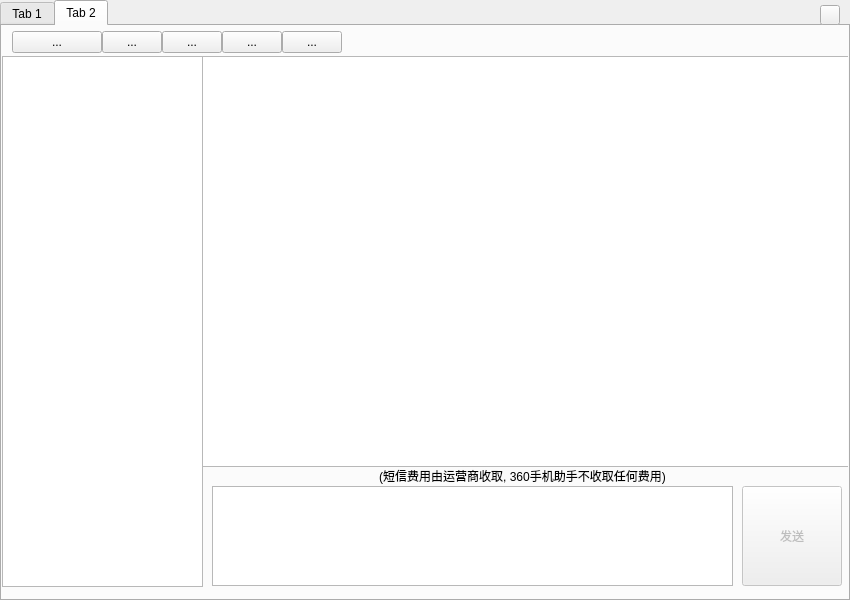
<?xml version="1.0" encoding="UTF-8"?>
<ui version="4.0">
 <class>AddressBookDialog</class>
 <widget class="QDialog" name="AddressBookDialog">
  <property name="geometry">
   <rect>
    <x>0</x>
    <y>0</y>
    <width>850</width>
    <height>600</height>
   </rect>
  </property>
  <property name="windowTitle">
   <string>Dialog</string>
  </property>
  <widget class="QWidget" name="main" native="true">
   <property name="geometry">
    <rect>
     <x>0</x>
     <y>0</y>
     <width>850</width>
     <height>600</height>
    </rect>
   </property>
   <widget class="QTabWidget" name="tabWidget">
    <property name="geometry">
     <rect>
      <x>0</x>
      <y>0</y>
      <width>850</width>
      <height>601</height>
     </rect>
    </property>
    <property name="currentIndex">
     <number>1</number>
    </property>
    <widget class="QWidget" name="tab">
     <attribute name="title">
      <string>Tab 1</string>
     </attribute>
     <widget class="QWidget" name="tools" native="true">
      <property name="geometry">
       <rect>
        <x>0</x>
        <y>0</y>
        <width>850</width>
        <height>30</height>
       </rect>
      </property>
      <widget class="QToolButton" name="tbXinjian1">
       <property name="geometry">
        <rect>
         <x>10</x>
         <y>5</y>
         <width>90</width>
         <height>22</height>
        </rect>
       </property>
       <property name="text">
        <string>...</string>
       </property>
      </widget>
      <widget class="QToolButton" name="tbDaoruDaoChu1">
       <property name="geometry">
        <rect>
         <x>100</x>
         <y>5</y>
         <width>90</width>
         <height>22</height>
        </rect>
       </property>
       <property name="text">
        <string>...</string>
       </property>
      </widget>
      <widget class="QToolButton" name="tbShanchu1">
       <property name="geometry">
        <rect>
         <x>190</x>
         <y>5</y>
         <width>60</width>
         <height>22</height>
        </rect>
       </property>
       <property name="text">
        <string>...</string>
       </property>
      </widget>
      <widget class="QToolButton" name="tbShaxin1">
       <property name="geometry">
        <rect>
         <x>250</x>
         <y>5</y>
         <width>60</width>
         <height>22</height>
        </rect>
       </property>
       <property name="text">
        <string>...</string>
       </property>
      </widget>
      <widget class="QWidget" name="widget_2" native="true">
       <property name="geometry">
        <rect>
         <x>660</x>
         <y>5</y>
         <width>161</width>
         <height>20</height>
        </rect>
       </property>
      </widget>
     </widget>
     <widget class="QTreeWidget" name="treeWidget">
      <property name="geometry">
       <rect>
        <x>0</x>
        <y>30</y>
        <width>200</width>
        <height>541</height>
       </rect>
      </property>
      <column>
       <property name="text">
        <string notr="true">1</string>
       </property>
      </column>
     </widget>
     <widget class="QWidget" name="widget_3" native="true">
      <property name="geometry">
       <rect>
        <x>200</x>
        <y>30</y>
        <width>650</width>
        <height>540</height>
       </rect>
      </property>
      <widget class="QListWidget" name="lianxirensmsListWidget">
       <property name="geometry">
        <rect>
         <x>0</x>
         <y>0</y>
         <width>361</width>
         <height>541</height>
        </rect>
       </property>
      </widget>
      <widget class="QWidget" name="widget_7" native="true">
       <property name="geometry">
        <rect>
         <x>360</x>
         <y>0</y>
         <width>281</width>
         <height>541</height>
        </rect>
       </property>
       <widget class="QWidget" name="cardIcon" native="true">
        <property name="geometry">
         <rect>
          <x>20</x>
          <y>20</y>
          <width>70</width>
          <height>70</height>
         </rect>
        </property>
       </widget>
       <widget class="QLabel" name="label">
        <property name="geometry">
         <rect>
          <x>110</x>
          <y>20</y>
          <width>41</width>
          <height>16</height>
         </rect>
        </property>
        <property name="text">
         <string>姓名:</string>
        </property>
       </widget>
       <widget class="QLabel" name="label_2">
        <property name="geometry">
         <rect>
          <x>110</x>
          <y>45</y>
          <width>41</width>
          <height>16</height>
         </rect>
        </property>
        <property name="text">
         <string>账号:</string>
        </property>
       </widget>
       <widget class="QLabel" name="label_3">
        <property name="geometry">
         <rect>
          <x>110</x>
          <y>70</y>
          <width>41</width>
          <height>16</height>
         </rect>
        </property>
        <property name="text">
         <string>分组:</string>
        </property>
       </widget>
       <widget class="QLabel" name="lbName">
        <property name="geometry">
         <rect>
          <x>150</x>
          <y>20</y>
          <width>111</width>
          <height>16</height>
         </rect>
        </property>
        <property name="text">
         <string/>
        </property>
       </widget>
       <widget class="QLabel" name="lbUserName">
        <property name="geometry">
         <rect>
          <x>150</x>
          <y>45</y>
          <width>101</width>
          <height>16</height>
         </rect>
        </property>
        <property name="text">
         <string/>
        </property>
       </widget>
       <widget class="QLabel" name="lbGroup">
        <property name="geometry">
         <rect>
          <x>150</x>
          <y>70</y>
          <width>81</width>
          <height>16</height>
         </rect>
        </property>
        <property name="text">
         <string/>
        </property>
       </widget>
       <widget class="QToolButton" name="tbCard">
        <property name="geometry">
         <rect>
          <x>120</x>
          <y>100</y>
          <width>90</width>
          <height>22</height>
         </rect>
        </property>
        <property name="text">
         <string>...</string>
        </property>
       </widget>
       <widget class="QToolButton" name="tbEdit">
        <property name="geometry">
         <rect>
          <x>210</x>
          <y>100</y>
          <width>60</width>
          <height>22</height>
         </rect>
        </property>
        <property name="text">
         <string>...</string>
        </property>
       </widget>
       <widget class="QLabel" name="label_7">
        <property name="geometry">
         <rect>
          <x>20</x>
          <y>150</y>
          <width>61</width>
          <height>16</height>
         </rect>
        </property>
        <property name="text">
         <string>手机号码:</string>
        </property>
       </widget>
       <widget class="QLabel" name="lbPhone">
        <property name="geometry">
         <rect>
          <x>90</x>
          <y>150</y>
          <width>131</width>
          <height>16</height>
         </rect>
        </property>
        <property name="text">
         <string/>
        </property>
       </widget>
       <widget class="QPushButton" name="pbSms">
        <property name="geometry">
         <rect>
          <x>240</x>
          <y>140</y>
          <width>30</width>
          <height>30</height>
         </rect>
        </property>
        <property name="text">
         <string/>
        </property>
       </widget>
      </widget>
     </widget>
     <zorder>widget_3</zorder>
     <zorder>tools</zorder>
     <zorder>treeWidget</zorder>
    </widget>
    <widget class="QWidget" name="tab_2">
     <attribute name="title">
      <string>Tab 2</string>
     </attribute>
     <widget class="QWidget" name="tools2" native="true">
      <property name="geometry">
       <rect>
        <x>0</x>
        <y>0</y>
        <width>850</width>
        <height>30</height>
       </rect>
      </property>
      <widget class="QToolButton" name="tbXinjian">
       <property name="geometry">
        <rect>
         <x>10</x>
         <y>5</y>
         <width>90</width>
         <height>22</height>
        </rect>
       </property>
       <property name="text">
        <string>...</string>
       </property>
      </widget>
      <widget class="QToolButton" name="tbDaoru">
       <property name="geometry">
        <rect>
         <x>100</x>
         <y>5</y>
         <width>60</width>
         <height>22</height>
        </rect>
       </property>
       <property name="text">
        <string>...</string>
       </property>
      </widget>
      <widget class="QToolButton" name="tbDaochu">
       <property name="geometry">
        <rect>
         <x>160</x>
         <y>5</y>
         <width>60</width>
         <height>22</height>
        </rect>
       </property>
       <property name="text">
        <string>...</string>
       </property>
      </widget>
      <widget class="QToolButton" name="tbShanchu">
       <property name="geometry">
        <rect>
         <x>220</x>
         <y>5</y>
         <width>60</width>
         <height>22</height>
        </rect>
       </property>
       <property name="text">
        <string>...</string>
       </property>
      </widget>
      <widget class="QWidget" name="widget_5" native="true">
       <property name="geometry">
        <rect>
         <x>660</x>
         <y>5</y>
         <width>161</width>
         <height>20</height>
        </rect>
       </property>
      </widget>
      <widget class="QToolButton" name="tbShaxin">
       <property name="geometry">
        <rect>
         <x>280</x>
         <y>5</y>
         <width>60</width>
         <height>22</height>
        </rect>
       </property>
       <property name="text">
        <string>...</string>
       </property>
      </widget>
     </widget>
     <widget class="QWidget" name="widget_6" native="true">
      <property name="geometry">
       <rect>
        <x>200</x>
        <y>30</y>
        <width>650</width>
        <height>540</height>
       </rect>
      </property>
      <widget class="QListWidget" name="smsItemListWidget">
       <property name="geometry">
        <rect>
         <x>0</x>
         <y>0</y>
         <width>651</width>
         <height>411</height>
        </rect>
       </property>
      </widget>
      <widget class="QLabel" name="lbExplain">
       <property name="geometry">
        <rect>
         <x>0</x>
         <y>410</y>
         <width>641</width>
         <height>20</height>
        </rect>
       </property>
       <property name="text">
        <string>(短信费用由运营商收取, 360手机助手不收取任何费用)</string>
       </property>
       <property name="alignment">
        <set>Qt::AlignCenter</set>
       </property>
      </widget>
      <widget class="QTextEdit" name="textEdit">
       <property name="geometry">
        <rect>
         <x>10</x>
         <y>430</y>
         <width>521</width>
         <height>100</height>
        </rect>
       </property>
      </widget>
      <widget class="QPushButton" name="pbSend">
       <property name="enabled">
        <bool>false</bool>
       </property>
       <property name="geometry">
        <rect>
         <x>540</x>
         <y>430</y>
         <width>100</width>
         <height>100</height>
        </rect>
       </property>
       <property name="text">
        <string>发送</string>
       </property>
      </widget>
     </widget>
     <widget class="QListWidget" name="smsListWidget">
      <property name="geometry">
       <rect>
        <x>0</x>
        <y>30</y>
        <width>201</width>
        <height>531</height>
       </rect>
      </property>
     </widget>
    </widget>
   </widget>
   <widget class="QWidget" name="top" native="true">
    <property name="geometry">
     <rect>
      <x>0</x>
      <y>0</y>
      <width>850</width>
      <height>30</height>
     </rect>
    </property>
    <widget class="QWidget" name="icon" native="true">
     <property name="geometry">
      <rect>
       <x>10</x>
       <y>5</y>
       <width>20</width>
       <height>20</height>
      </rect>
     </property>
    </widget>
    <widget class="QLabel" name="title">
     <property name="geometry">
      <rect>
       <x>40</x>
       <y>10</y>
       <width>131</width>
       <height>16</height>
      </rect>
     </property>
     <property name="text">
      <string>360手机助手</string>
     </property>
    </widget>
   </widget>
   <widget class="QPushButton" name="pbClose">
    <property name="geometry">
     <rect>
      <x>820</x>
      <y>5</y>
      <width>20</width>
      <height>20</height>
     </rect>
    </property>
    <property name="text">
     <string/>
    </property>
   </widget>
   <zorder>top</zorder>
   <zorder>tabWidget</zorder>
   <zorder>pbClose</zorder>
  </widget>
 </widget>
 <resources/>
 <connections/>
</ui>
